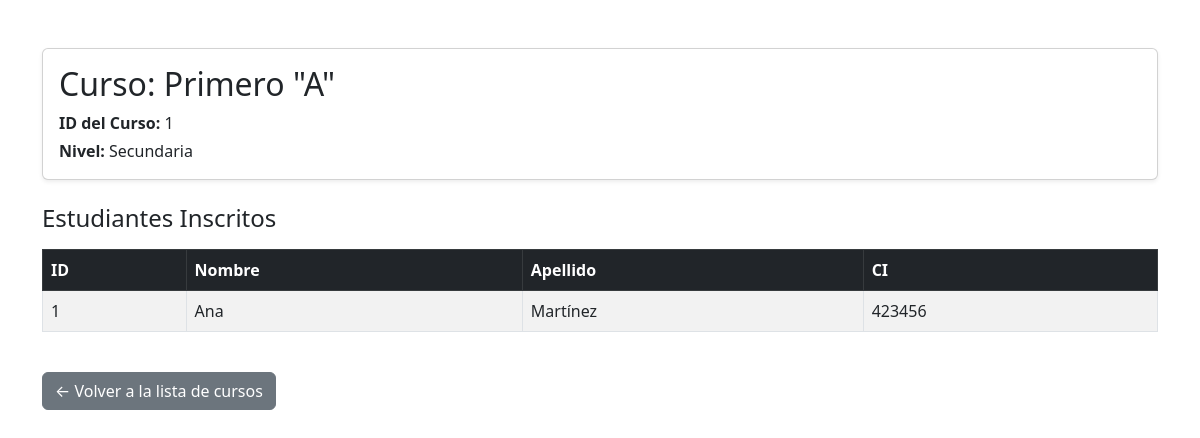
The page /cursos/VerCurso.php?id=1 on the database its author committed.
### tables this page shows
CREATE TABLE `cursos` (
  `id` int(11) NOT NULL,
  `grado` enum('Primero','Segundo','Tercero','Cuarto','Quinto','Sexto') NOT NULL,
  `paralelo` char(1) DEFAULT NULL CHECK (`paralelo` in ('A','B','C','D','E')),
  `nivel` varchar(20) DEFAULT 'Secundaria'
);

CREATE TABLE `estudiantes` (
  `id` int(11) NOT NULL,
  `usuario_id` int(11) DEFAULT NULL,
  `genero` char(1) DEFAULT NULL CHECK (`genero` in ('M','F')),
  `curso_id` int(11) DEFAULT NULL
);

CREATE TABLE `usuarios` (
  `id` int(11) NOT NULL,
  `nombre` varchar(100) DEFAULT NULL,
  `apellido` varchar(100) DEFAULT NULL,
  `ci` varchar(20) NOT NULL,
  `contrasena` varchar(255) NOT NULL,
  `rol` enum('profesor','estudiante','secretaria') NOT NULL,
  `creado_en` timestamp NOT NULL DEFAULT current_timestamp()
);

### cursos/VerCurso.php (the view, shortened to what this page needs)
<?php
$conn = db_connect();
$curso_id = intval($_GET['id']);
$sqlCurso = "SELECT * FROM cursos WHERE id = ?";
$stmtCurso = $conn->prepare($sqlCurso);
$stmtCurso->bind_param("i", $curso_id);
$stmtCurso->execute();
$resultCurso = $stmtCurso->get_result();
$curso = $resultCurso->fetch_assoc();
$sqlEstudiantes = "
    SELECT e.id, u.nombre, u.apellido, u.ci
    FROM estudiantes e
    JOIN usuarios u ON u.id = e.usuario_id
    WHERE e.curso_id = ?
";
$stmtEst = $conn->prepare($sqlEstudiantes);
$stmtEst->bind_param("i", $curso_id);
$stmtEst->execute();
$resultEst = $stmtEst->get_result();
$estudiantes = $resultEst->fetch_all(MYSQLI_ASSOC);
?>
<!DOCTYPE html>
<html lang="es">
<head>
    <link href="https://cdn.jsdelivr.net/npm/bootstrap@5.3.0/dist/css/bootstrap.min.css" rel="stylesheet">
</head>
<body>
<div class="container mt-5">
    <div class="card shadow-sm">
        <div class="card-body">
            <h2 class="card-title">Curso: <?= htmlspecialchars($curso['grado']) . " \"" . htmlspecialchars($curso['paralelo']) . "\"" ?></h2>
            <p class="card-text mb-1"><strong>ID del Curso:</strong> <?= $curso['id'] ?></p>
            <p class="card-text"><strong>Nivel:</strong> <?= htmlspecialchars($curso['nivel']) ?></p>
        </div>
    </div>
    <div class="mt-4">
        <h4>Estudiantes Inscritos</h4>
        <?php if (count($estudiantes) > 0): ?>
            <table class="table table-bordered table-striped mt-3">
    <thead class="table-dark">
        <tr>
            <th>ID</th>
            <th>Nombre</th>
            <th>Apellido</th>
            <th>CI</th>
        </tr>
    </thead>
    <tbody>
        <?php foreach ($estudiantes as $est): ?>
            <tr>
                <td><?= $est['id'] ?></td>
                <td><?= htmlspecialchars($est['nombre']) ?></td>
                <td><?= htmlspecialchars($est['apellido']) ?></td>
                <td><?= htmlspecialchars($est['ci']) ?></td>
            </tr>
        <?php endforeach; ?>
    </tbody>
</table>
        <?php else: ?>
            <div class="alert alert-info mt-3">No hay estudiantes registrados en este curso.</div>
        <?php endif; ?>
    </div>
    <a href="ListCursos.php" class="btn btn-secondary mt-4">← Volver a la lista de cursos</a>
</div>
</body>
</html>

### rows shown on the page
cursos: grado "Primero", paralelo "A", id "1", nivel "Secundaria"
estudiantes: id "1", usuario.nombre "Ana", usuario.apellido "Martínez", usuario.ci "423456"
